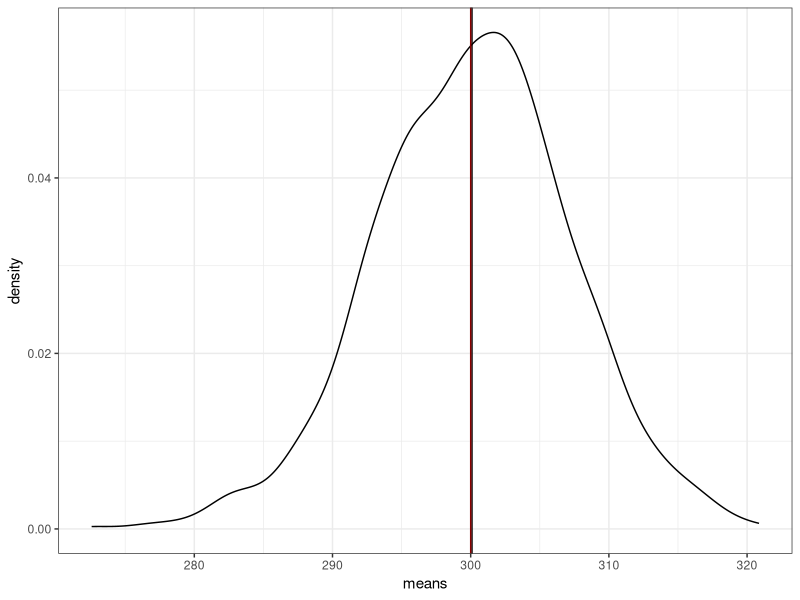
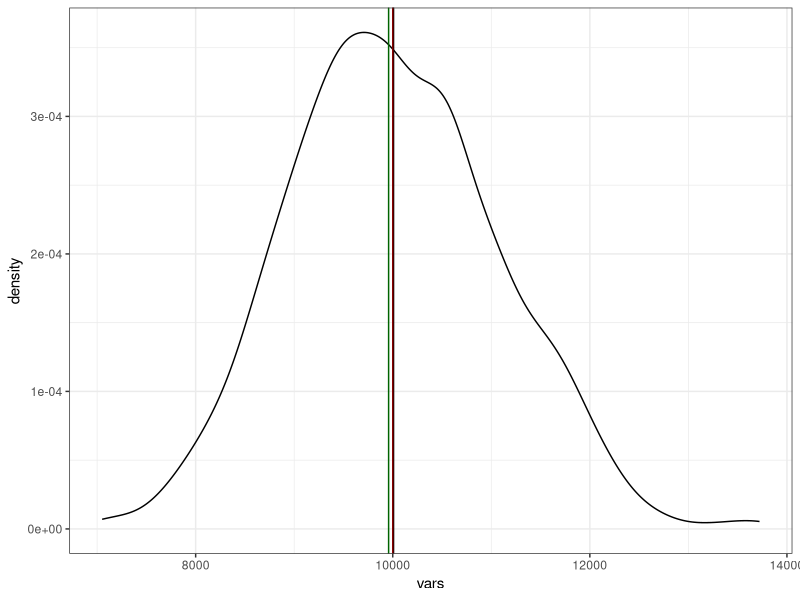
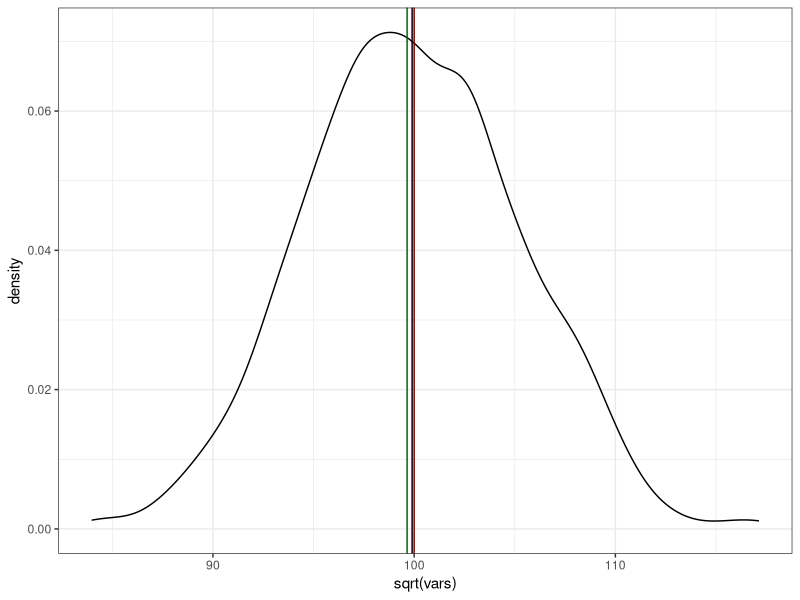
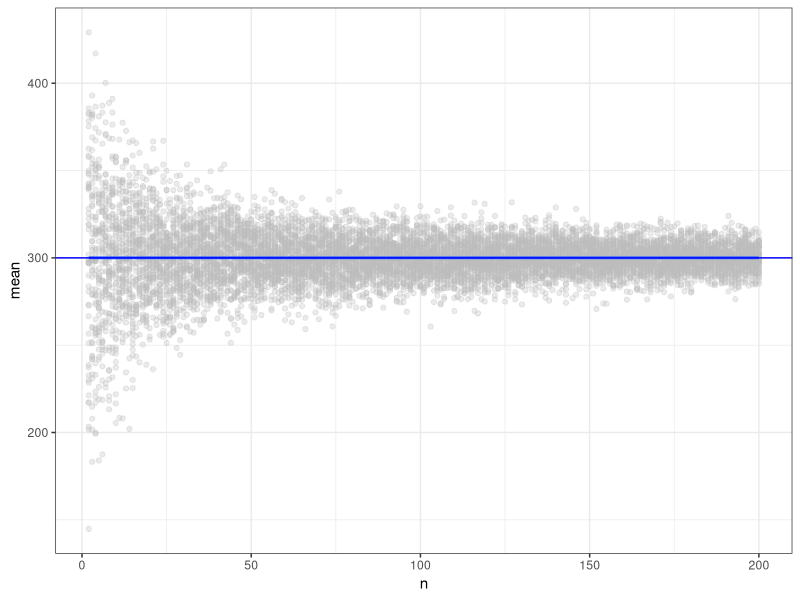
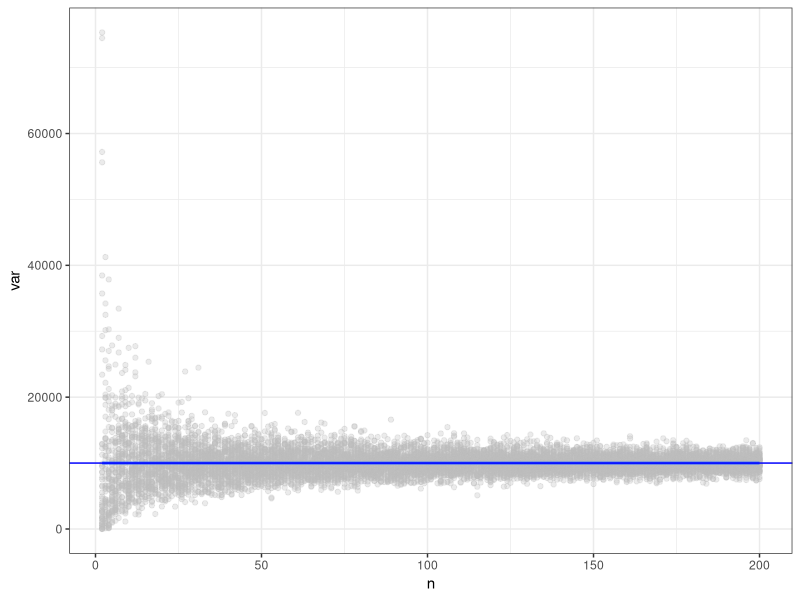
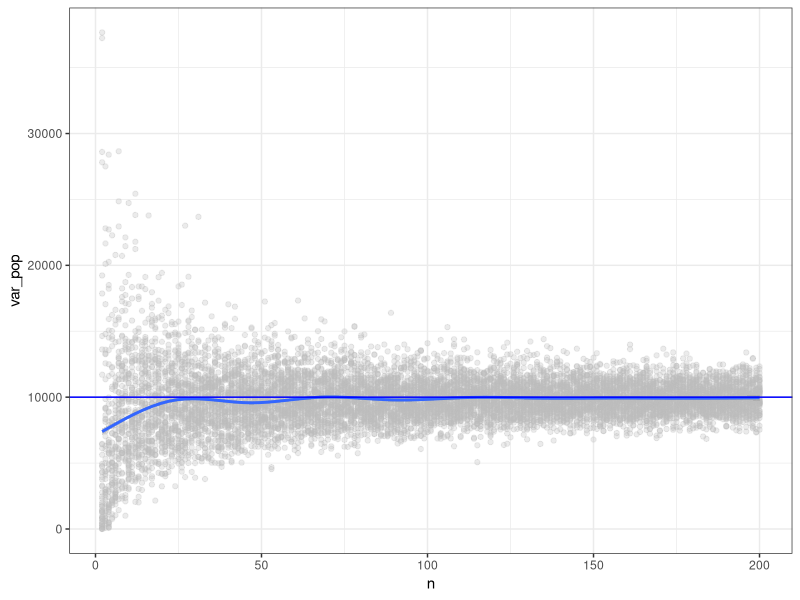
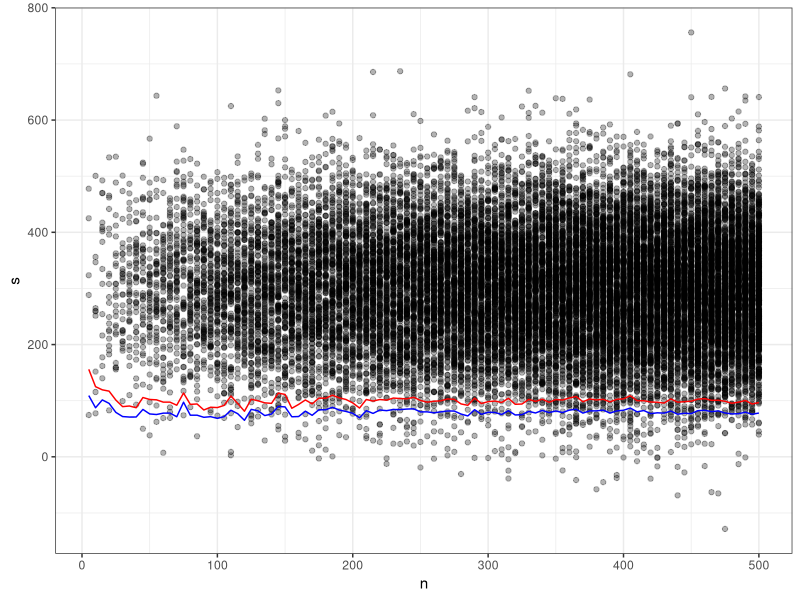
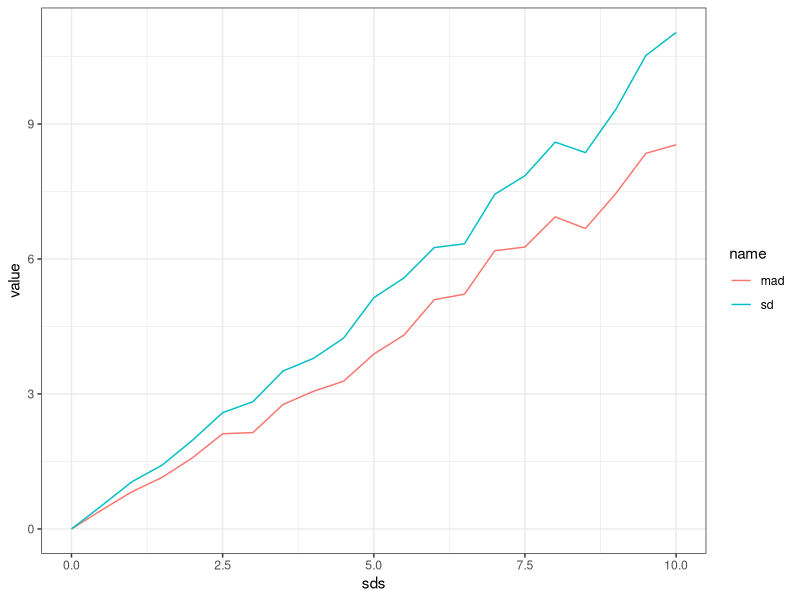

Here is the R script that generated these plots, in order:
setwd("~/wlm2023/pics-dev")

library(tidyverse)
theme_set(theme_bw())

set.seed(123)
rnorm(10^6, mean = 300, sd = 100) -> pop

var_pop <- function (x) { sum((x - mean(x))^2) / length(x) }
mad <- function (x) { sum(abs(x - mean(x))) / length(x)} # mead absolute deviation

sim <- list()

set.seed(567)
for (i in 1:1000) {
  sim[[i]] <- sample(pop, size = 200)
}

means <- map(sim, mean) |> unlist()

ggplot(NULL) +
  geom_density(aes(x = means)) +
  geom_vline(xintercept = mean(means)) +
  geom_vline(xintercept = 300, color = "darkred")

vars <- map(sim, var) |> unlist()
vars_pop <- map(sim, var_pop) |> unlist()

ggplot(NULL) +
  geom_density(aes(x = vars)) +
  geom_vline(xintercept = mean(vars)) +
  geom_vline(xintercept = mean(vars_pop), color = "darkgreen") +
  geom_vline(xintercept = 100^2, color = "darkred")

ggplot(NULL) +
  geom_density(aes(x = sqrt(vars))) +
  geom_vline(xintercept = mean(sqrt(vars))) +
  geom_vline(xintercept = mean(sqrt(vars_pop)), color = "darkgreen") +
  geom_vline(xintercept = 100, color = "darkred")

sim2 <- list()

set.seed(567)
for (i in 2:200) {
  for (j in 1:50) {
    name <- paste0(i, "-", j)
    sim2[[name]] <- sample(pop, i)
  }
}

sim2_agg <- tibble(n = map(sim2, length) |> unlist(),
                   mean = map(sim2, mean) |> unlist(),
                   var = map(sim2, var) |> unlist(),
                   var_pop = map(sim2, var_pop) |> unlist(),
                   sd = map(sim2, sd) |> unlist(),
                   sd_pop = map(sim2, function(x) sqrt(var_pop(x))) |> unlist(),
                   mad = map(sim2, mad) |> unlist())

sim2_agg |> 
  ggplot(aes(n, mean)) +
  geom_point(alpha = .3, color = "gray") +
  geom_smooth() +
  geom_hline(yintercept = 300, color = "blue")


sim2_agg |> 
  ggplot(aes(n, var)) +
  geom_point(alpha = .3, color = "gray") +
  geom_smooth() +
  geom_hline(yintercept = 100^2, color = "blue")

sim2_agg |> 
  ggplot(aes(n, var_pop)) +
  geom_point(alpha = .3, color = "gray") +
  geom_smooth() +
  geom_hline(yintercept = 100^2, color = "blue")

sim3 <- tibble()
set.seed(987)
for (i in seq(5, 500, by = 5)) {
  tibble(n = i,
         s = sample(pop, i)) |> 
    bind_rows(sim3) -> sim3
}

sim3 |> 
  group_by(n) |> 
  summarise(sd = sd(s),
            mad = mad(s)) -> sim3_agg
sim3 |> 
  ggplot() +
  geom_point(aes(n, s), alpha = .3) +
  geom_line(data = sim3_agg, aes(n, sd), color = "red") +
  geom_line(data = sim3_agg, aes(n, mad), color = "blue")


set.seed(567)
sim4 <- list()
sds <- seq(0, 10, by = .5)
for (i in 1:length(sds)) {
  s <- rnorm(100, 0, sds[i])
  sim4[[i]] <- list(sd = sd(s),
                  mad = mad(s))
}

tibble(sds = sds,
       sd = sim4 |> map(function(x) x$sd) |> unlist(),
       mad = sim4 |> map(function(x) x$mad) |> unlist()) |> 
  pivot_longer(cols = -sds) |> 
  ggplot(aes(x = sds, y = value, color = name)) +
  geom_line()
